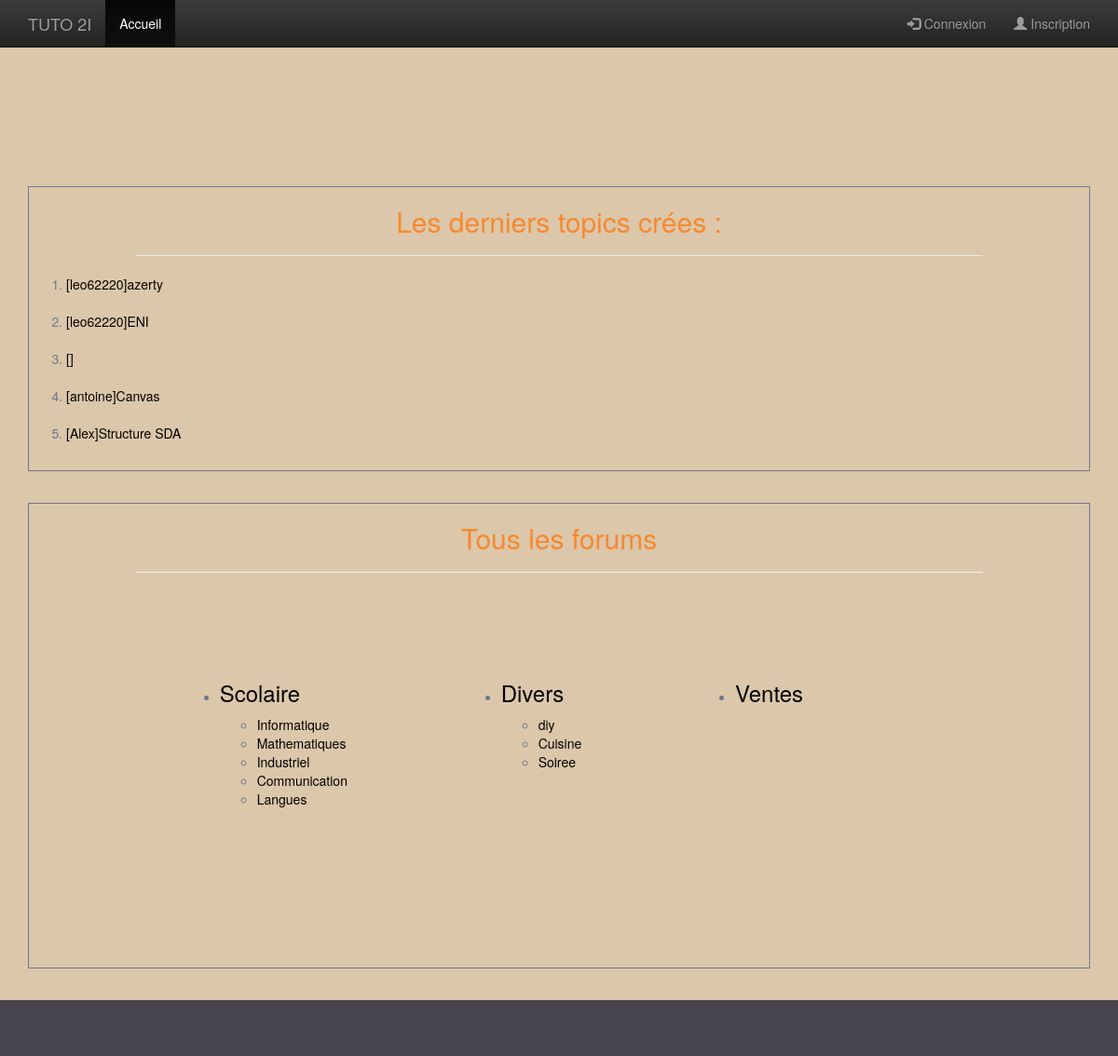
Before: / with the older database file.
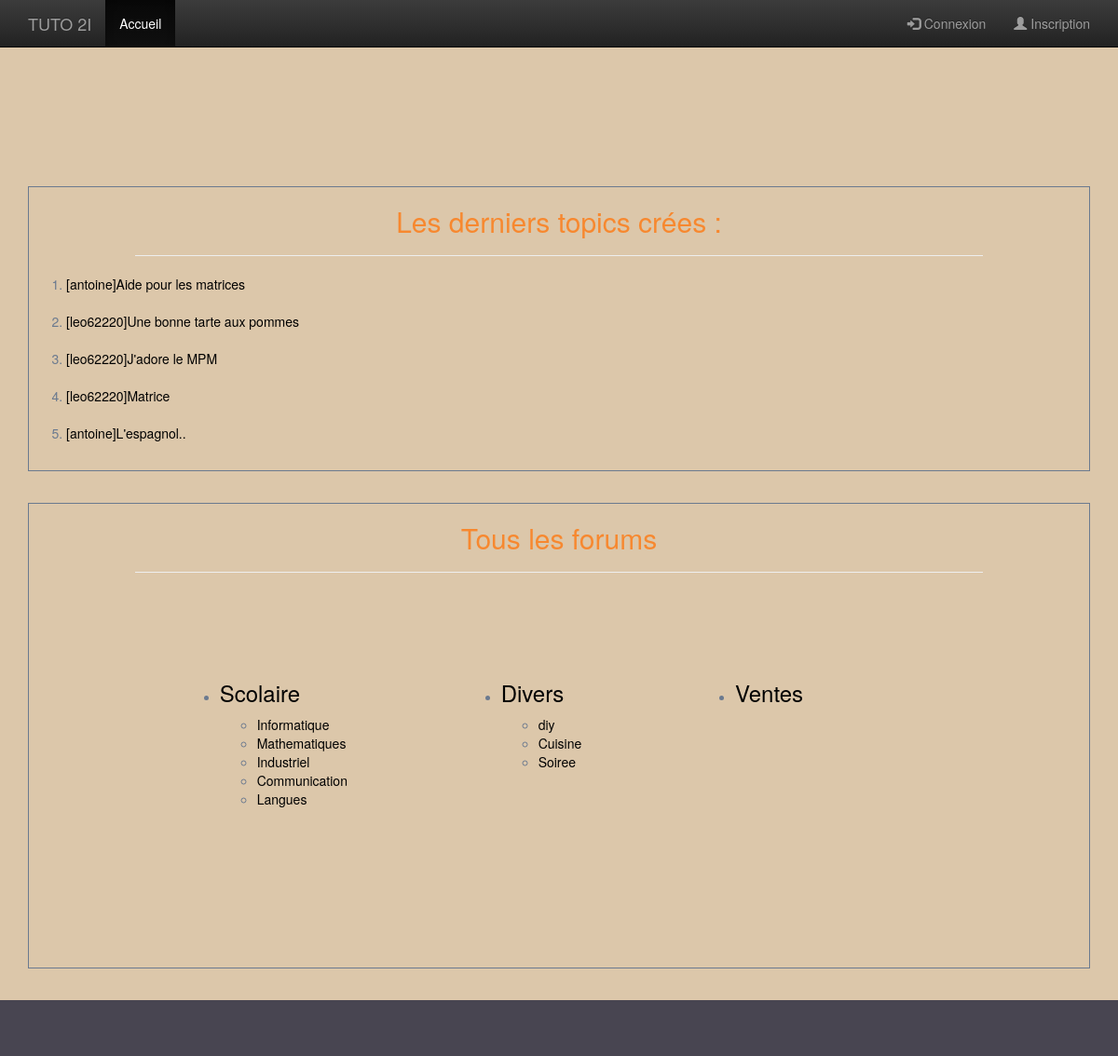
After: the same page with the newer database file.
### tables this page shows
CREATE TABLE `topic` (
  `Topic_id` int(11) NOT NULL,
  `Forum_id` int(11) DEFAULT NULL,
  `Topic_title` varchar(50) DEFAULT NULL,
  `Topic_creator` varchar(50) DEFAULT NULL,
  `Topic_date` date DEFAULT NULL,
  `Topic_content` text NOT NULL,
  `Topic_genre` varchar(40) DEFAULT NULL,
  `Topic_grade` int(11) DEFAULT NULL,
  `Topic_first post` text,
  `Topic_last_post` text,
  `responses` varchar(150) DEFAULT NULL
);

### libs/maLibUtils.php (called while the page is built, shortened)
<?php
function valider($nom,$type="REQUEST")
{
	return false;
}
?>

### libs/maLibSQL.pdo.php (called while the page is built, shortened)
<?php
include_once "config.php";
function SQLSelect($sql)
{
 	global $BDD_host;
	global $BDD_base;
 	global $BDD_user;
 	global $BDD_password;
	try {
		$dbh = new PDO("mysql:host=$BDD_host;dbname=$BDD_base", $BDD_user, $BDD_password);
	} catch (PDOException $e) {
		die("<font color=\"red\">SQLSelect: Erreur de connexion : " . $e->getMessage() . "</font>");
	}
	$dbh->exec("SET CHARACTER SET utf8");
	$res = $dbh->query($sql);
	$num = $res->rowCount();
	if ($num==0) return false;
	else return $res;
}
function parcoursRs($result)
{
	if  ($result == false) return array();
	$result->setFetchMode(PDO::FETCH_ASSOC);
	while ($ligne = $result->fetch())
		$tab[]= $ligne;
	return $tab;
}
?>

### libs/modele.php (called while the page is built, shortened)
<?php
include_once("maLibSQL.pdo.php");
function last_topics(){
    $SQL  = "SELECT * FROM (SELECT * FROM topic ORDER BY Topic_id DESC LIMIT 5) sub ORDER BY Topic_id ASC";
    return parcoursRs(SQLSelect($SQL));
}
?>

### templates/accueil.php (the view, shortened to what this page needs)
<html>
   <head>
<?php
$id = valider("id","SESSION");
$info = InfoUser($id);
if ( !valider("connecte","SESSION") ||$info[0]["Member_ban"]==0 ) {
?>
         <link rel="stylesheet" href="css/Home_css.css">
   </head>
    <body>
        <section class="last-topic-contain">
            <div class="last-topic">
                <h2>Les derniers topics crées : </h2><hr />
                <ol>
                <form action ="controleur.php">
                <?php
                    $topics = last_topics();
                    foreach($topics as $element){
                        $topic_id = $element["Topic_id"];
                        echo "<li><a href=\"index.php?view=topic_page&id=$topic_id\">[". $element["Topic_creator"]. "]" .$element["Topic_title"]. "<a/></li><br />";
                    }
                ?>
                </form>
            </div>
        </section>
        <section class="all-themes">
        <h2 id="all-topics">Tous les forums</h2><hr />
        <div class="ul-container">
        <ul>
            <li class="strong"> <a><h3>Scolaire</h3></a>
                <ul>
                    <li><a href="index.php?view=topic&cat=Informatique">Informatique</a></li>
                    <li><a href="index.php?view=topic&cat=Mathematiques">Mathematiques</a></li>
                    <li><a href="index.php?view=topic&cat=Industriel">Industriel</a></li>
                    <li><a href="index.php?view=topic&cat=Communiction">Communication</a></li>
                    <li><a href="index.php?view=topic&cat=Langues">Langues</a></li>
                </ul>
            </li>
            <li class="strong"><a><h3>Divers</h3></a>
               <ul>
                   <li><a href="index.php?view=topic&cat=DIY">diy</a></li>
                   <li><a href="index.php?view=topic&cat=Cuisine">Cuisine</a></li>
                   <li><a href="index.php?view=topic&cat=Soirée">Soiree</a></li>
               </ul>
            </li>
            <li class="strong"><a><h3>Ventes</h3></a></li>
        </ul>
        </div>
        </section>
    <?php
  }
    ?>
</body>
</html>

### templates/header.php (shortened to what this page needs)
<?php
include_once("libs/modele.php");
?>
<!DOCTYPE html PUBLIC "-//W3C//DTD XHTML 1.0 Strict//EN" "http://www.w3.org/TR/xhtml1/DTD/xhtml1-strict.dtd">
<html xmlns="http://www.w3.org/1999/xhtml">
<head>
	<link href="bootstrap/css/bootstrap.min.css" rel="stylesheet" />
	<link href="bootstrap/css/bootstrap-theme.min.css" rel="stylesheet" />
	<link href="css/sticky-footer.css" rel="stylesheet" />
</head>
<body>
<div id="wrap">
  <div class="navbar navbar-inverse navbar-fixed-top">
    <div class="container">
      <div class="navbar-header">
	<a class="navbar-brand" href="index.php?view=accueil">TUTO 2I</a>
      </div>
      <div class="collapse navbar-collapse">
        <ul class="nav navbar-nav">
		<?=mkHeadLink("Accueil","accueil",$view)?>
        </ul>
       	<ul class="nav navbar-nav navbar-right">
       	<?php
       	if (!valider("connecte","SESSION")) {
       		?>
			<li><a href="index.php?view=login"><span class="glyphicon glyphicon-log-in"></span> Connexion</a></li>
			<?php
		}
		?>
		<?php
       	if (!valider("connecte","SESSION")) {
       		?>
			<li><a href="index.php?view=Inscription"><span class="glyphicon glyphicon-user"></span> Inscription</a></li>
			<?php
		}
		?>
    </ul>
      </div>
    </div>
  </div>
  <div class="container">

### libs/maLibBootstrap.php
<?php
function mkHeadLink($label,$view,$currentView="",$class="")
{
	if ($view == $currentView)
		$class .= " active";
	return "<li class=\"$class\"> <a href=\"index.php?view=$view\">$label</a></li>";
}
?>

### index.php (shortened to what this page needs)
<?php
	include_once "libs/maLibUtils.php";
	include_once "libs/maLibBootstrap.php";
	$view = valider("view");
	if (!$view) $view = "accueil";
	include("templates/header.php");
	switch($view)
	{
		case "accueil" :
			include("templates/accueil.php");
		break;
	}
	include("templates/footer.php");
?>

### templates/footer.php (shortened to what this page needs)
<?php
include_once("libs/modele.php");
?>
</div>
</div>
<div id="footer">
  <div class="container">
  </div>
</div>
</body>
</html>

### css/sticky-footer.css (style rules this page uses)
html, body { height: 100%; }
#wrap { min-height: 100%; height: auto !important; height: 100%; margin: 0 auto -60px; padding: 0 0 60px; }
#footer { height: 60px; background-color: #484551; }
#wrap > .container { padding: 60px 15px 0; }
#footer > .container { padding-left: 15px; padding-right: 15px; }

### css/Home_css.css (style rules this page uses)
html, body { margin: 0; padding: 0; background: #DCC7AA; color: #6B7A8F; }
.last-topic-contain { margin-top: 10em; }
section h2 { text-align: center; color: #F7882F; text-decoration: none; }
section { border: 1px solid; margin-bottom: 3%; }
section hr { width: 80%; }
li a { color: black; text-decoration: none; }
.all-themes { height: 500px; }
.ul-container { border : none; }
.strong { float: left; margin-left: 15%; padding-bottom: 15px; }
h3 { margin-top: 4em; }

Changed rows visible on the page:
removed topic: Topic_creator "leo62220", Topic_title "azerty"
removed topic: Topic_creator "leo62220", Topic_title "ENI"
removed topic: Topic_creator "antoine", Topic_title "Canvas"
removed topic: Topic_creator "Alex", Topic_title "Structure SDA"
added topic: Topic_creator "antoine", Topic_title "Aide pour les matrices"
added topic: Topic_creator "leo62220", Topic_title "Une bonne tarte aux pommes"
added topic: Topic_creator "leo62220", Topic_title "J'adore le MPM"
added topic: Topic_creator "leo62220", Topic_title "Matrice"
added topic: Topic_creator "antoine", Topic_title "L'espagnol.."
